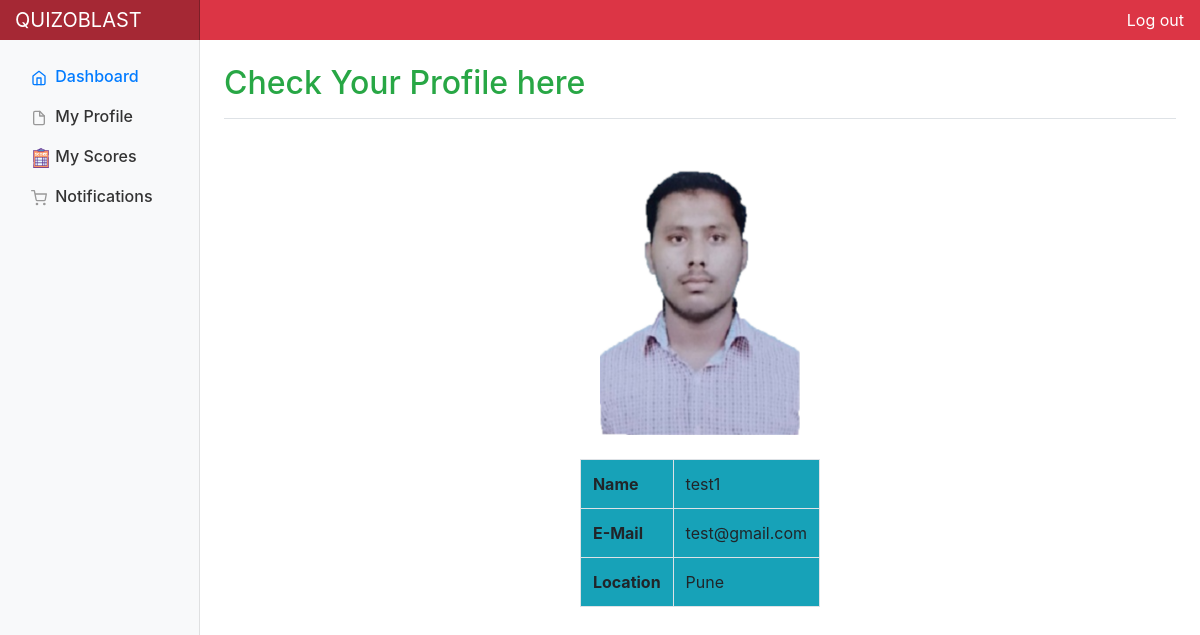
Screenshot of /about_me/2/ with the database file from the repository.
### users/models.py (models this page shows, shortened)
class Profile(models.Model):
    user=models.OneToOneField(User,on_delete=models.CASCADE)
    image=models.ImageField(default='profile_pic.jpg',upload_to='profile_pictures')
    location=models.CharField(max_length=100)

### users/views.py (the view)
# urls.py: path('about_me/<int:id>/',user_views.about_me,name='about_me'),
def about_me(request,id):
    profile=Profile.objects.get(id=id)
    return render(request,'users/about_me.html',{'profile':profile})

### users/templates/users/about_me.html (shortened to what this page needs)
{% load static %}
<!DOCTYPE html>
<html lang="en">
<head>
    <link rel="stylesheet" href="{% static 'QuizoBlast/dash_style.css'%}">
    <link href="//maxcdn.bootstrapcdn.com/bootstrap/4.0.0/css/bootstrap.min.css" rel="stylesheet" id="bootstrap-css">
</head>
<body>
    <nav class="navbar navbar-light fixed-top bg-danger flex-md-nowrap p-0 shadow">
      <a class="navbar-brand col-sm-3 col-md-2 mr-0" href="{% url 'homepage' %}" style="color: white">QUIZOBLAST</a>
      <ul class="navbar-nav px-3">
        <li class="nav-item text-nowrap">
          <a class="nav-link" href="{% url 'logout' %}" style="color: white">Log out</a>
        </li>
      </ul>
    </nav>
    <div class="container-fluid">
        <div class="row">
            <nav class="col-md-2 d-none d-md-block bg-light sidebar">
            <div class="sidebar-sticky">
                <ul class="nav flex-column">
                <li class="nav-item">
                    <a class="nav-link active" href="{% url 'dashboard' profile.user.id %}">
                    Dashboard <span class="sr-only">(current)</span>
                    </a>
                </li>
                <li class="nav-item">
                    <a class="nav-link" href="{% url 'about_me' profile.id %}">
                    My Profile
                    </a>
                </li>
                <li class="nav-item">
                    <a class="nav-link" href="{% url 'score' profile.user.id %}">
                    <img src="{% static 'QuizoBlast/score.png' %}" height="20px" width="20px">
                    My Scores
                    </a>
                </li>
                <li class="nav-item">
                    <a class="nav-link" href="#">
                    Notifications
                    </a>
                </li>
                </ul>
            </div>
            </nav>
            <main role="main" class="col-md-9 ml-sm-auto col-lg-10 px-4">
            <div class="d-flex justify-content-between flex-wrap flex-md-nowrap align-items-center pt-3 pb-2 mb-3 border-bottom">
                <h1 class="h2 text-success">Check Your Profile here</h1>
            </div>
            <div class="pb-5">
                <img class="mx-auto d-block" src="{{profile.image.url}}" height="300px" width="200px">
                <br>
                <table class="table responsive table-bordered table-secondary" style="width: 50px; margin:auto;">
                    <tbody class="bg-info">
                      <tr>
                        <th scope="row">Name</th>
                        <td>{{profile.user.username}}</td>
                      </tr>
                      <tr>
                        <th scope="row">E-Mail</th>
                        <td>{{profile.user.email}}</td>
                      </tr>
                      <tr>
                        <th scope="row">Location</th>
                        <td>{{profile.location}}</td>
                      </tr>
                    </tbody>
                  </table>
            </div>
            </main>
        </div>
    </div>
</body>
</html>

### QuizoBlast/static/QuizoBlast/dash_style.css (style rules this page uses)
body { font-size: .875rem; }
.feather { width: 16px; height: 16px; vertical-align: text-bottom; }
.sidebar { position: fixed; top: 0; bottom: 0; left: 0; z-index: 100; padding: 48px 0 0; box-shadow: inset -1px 0 0 rgba(0, 0, 0, .1); }
.sidebar-sticky { position: relative; top: 0; height: calc(100vh - 48px); padding-top: .5rem; overflow-x: hidden; overflow-y: auto; }
.sidebar .nav-link { font-weight: 500; color: #333; }
.sidebar .nav-link .feather { margin-right: 4px; color: #999; }
.sidebar .nav-link.active { color: #007bff; }
.sidebar .nav-link:hover .feather, .sidebar .nav-link.active .feather { color: inherit; }
[role="main"] { padding-top: 133px; }
@media (min-width: 768px) { [role="main"] { padding-top: 48px; } }
.navbar-brand { padding-top: .75rem; padding-bottom: .75rem; font-size: 1rem; background-color: rgba(0, 0, 0, .25); box-shadow: inset -1px 0 0 rgba(0, 0, 0, .25); }

### rows the page displays
Profile: image (picture), user.username "test1", user.email "test@gmail.com", location "Pune"
